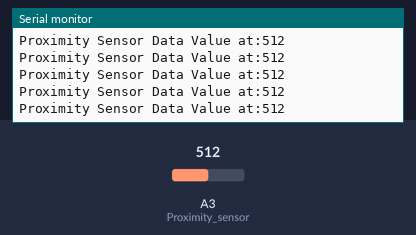
This sketch was run on a simulated Arduino Uno, built with avr-gcc and run on an emulated ATmega328P. Shown: the last lines printed to the serial monitor. The inputs (shaded band) are chosen by the test bench; at power-on: A3 (Proximity_sensor) = 512.

Above: at 0.9 s.
1.0 s: A3 (Proximity_sensor) set to 716
At 1.01 s:
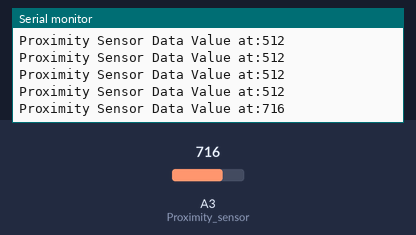
2.5 s: A3 (Proximity_sensor) set to 900
At 2.52 s:
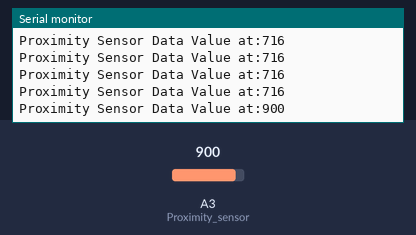
Timing chart, 0 to 5.5 s (numbered marks = the images above; inputs shaded):
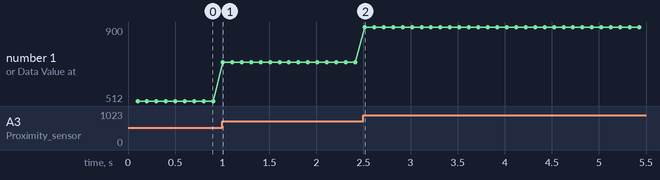

Measured:
- after the input at 1.0 s, the serial monitor: prints a new line at once (image 1)
- after the input at 2.5 s, the serial monitor: prints a new line at once (image 2)
- plotted number 1: 512 → 716 after the input at 1.0 s, 716 → 900 after the input at 2.5 s

The sketch:

proximity.ino
```cpp
void setup() {
  #define Proximity_sensor A3
  pinMode(Proximity_sensor, INPUT);
  Serial.begin(9600);
  Serial.print("Test run");
  while(true){
      int value = analogRead(Proximity_sensor);
      Serial.print("Proximity Sensor Data Value at:");
      Serial.println(value);
      delay(100);
  }
}

void loop() {
}
```
